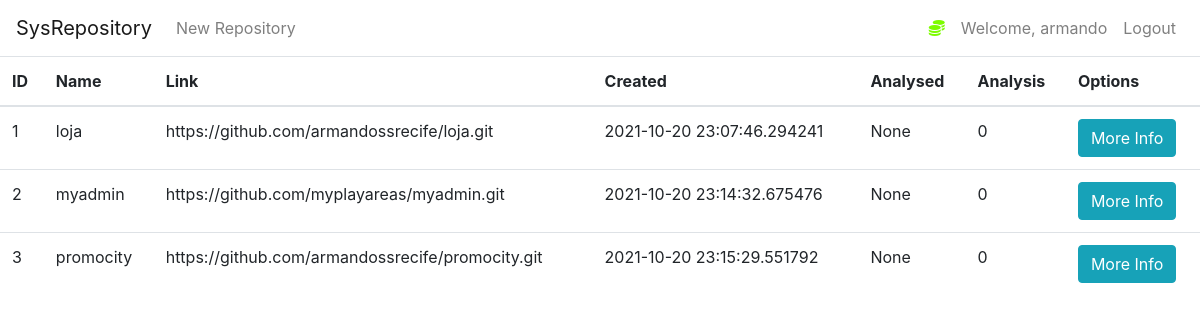
The page /msr (signed in) on the database its author committed.
### msr/dao.py (models this page shows, shortened)
class User(db.Model, UserMixin):
    id = db.Column(db.Integer(), primary_key=True)
    username = db.Column(db.String(length=30), nullable=False, unique=True)
    email_address = db.Column(db.String(length=50), nullable=False, unique=True)
    password_hash = db.Column(db.String(length=60), nullable=False)
    repositories = db.relationship('Repository', backref='owned_user', lazy=True)
    @property
    def password(self):
        return self.password

class Repository(db.Model):
    id = db.Column(db.Integer(), primary_key=True)
    name = db.Column(db.String(length=30), nullable=False, unique=True)
    link = db.Column(db.String(length=1024), nullable=False, unique=True)
    creation_date = db.Column(db.DateTime, nullable=False, default=datetime.now)
    analysis_date = db.Column(db.DateTime, nullable=True, default=None)
    analysed = db.Column(db.Integer(), nullable=True, default=0)
    owner = db.Column(db.Integer(), db.ForeignKey('user.id'))

### msr/routes.py (the view)
@app.route('/msr')
@login_required
def msr_page():
    repositories = Repository.query.filter_by(owner=current_user.get_id()).all()
    return render_template('msr.html', repositories=repositories)

### msr/dao.py (called while the page is built)
@login_manager.user_loader
def load_user(user_id):
    return User.query.get(int(user_id))

### msr/templates/msr.html (shortened to what this page needs)
{% extends 'base.html' %}
{% block content %}
      <table class="table table-hover table">
        <thead>
            <tr>
                <th scope="col">ID</th>
                <th scope="col">Name</th>
                <th scope="col">Link</th>
                <th scope="col">Created</th>
                <th scope="col">Analysed</th>
                <th scope="col">Analysis</th>
                <th scope="col">Options</th>
            </tr>
        </thead>
        <tbody>
            {% for repository in repositories %}
                <tr>
                    <td>{{ repository.id }}</td>
                    <td>{{ repository.name }}</td>
                    <td>{{ repository.link }}</td>
                    <td>{{ repository.creation_date }}</td>
                    <td>{{ repository.analysis_date }}</td>
                    <td>{{ repository.analysed }}</td>
                    <td>
                        <button class="btn btn-outline btn-info">More Info</button>
                    </td>
                </tr>
            {% endfor %}
        </tbody>
    </table>
{% endblock %}

### msr/templates/base.html (shortened to what this page needs)
<!doctype html>
<html lang="en">
   <head>
      <link rel="stylesheet" href="https://cdn.jsdelivr.net/npm/bootstrap@4.5.3/dist/css/bootstrap.min.css">
   </head>
   <body>
    <nav class="navbar navbar-expand-md navbar-light">
      <a class="navbar-brand" href="{{ url_for('msr_page') }} ">SysRepository</a>
      <div class="collapse navbar-collapse" id="navbarNav">
          {% if current_user.is_authenticated %}
            <ul class="navbar-nav mr-auto">
                <li class="nav-item">
                    <a class="nav-link" href="{{ url_for('repository_page') }}">New Repository</a>
                </li>
            </ul>
            <ul class="navbar-nav">
                <li class="nav-item">
                    <a class="nav-link" style="color: lawngreen; font-weight: bold">
                        <i class="fas fa-coins"></i>
                    </a>
                </li>
                <li class="nav-item">
                    <a class="nav-link">Welcome, {{ current_user.username }}</a>
                </li>
                <li class="nav-item">
                    <a class="nav-link" href="{{ url_for('logout_page') }}">Logout</a>
                </li>
            </ul>
          {% endif %}
      </div>
    </nav>
      {% block content %}
      {% endblock %}
   </body>
</html>

### rows shown on the page
User: username "armando"
Repository: id "1", name "loja", link "https://github.com/armandossrecife/loja.git", creation_date "2021-10-20 23:07:46.294241", analysis_date "None", analysed "0"
Repository: id "2", name "myadmin", link "https://github.com/myplayareas/myadmin.git", creation_date "2021-10-20 23:14:32.675476", analysis_date "None", analysed "0"
Repository: id "3", name "promocity", link "https://github.com/armandossrecife/promocity.git", creation_date "2021-10-20 23:15:29.551792", analysis_date "None", analysed "0"
